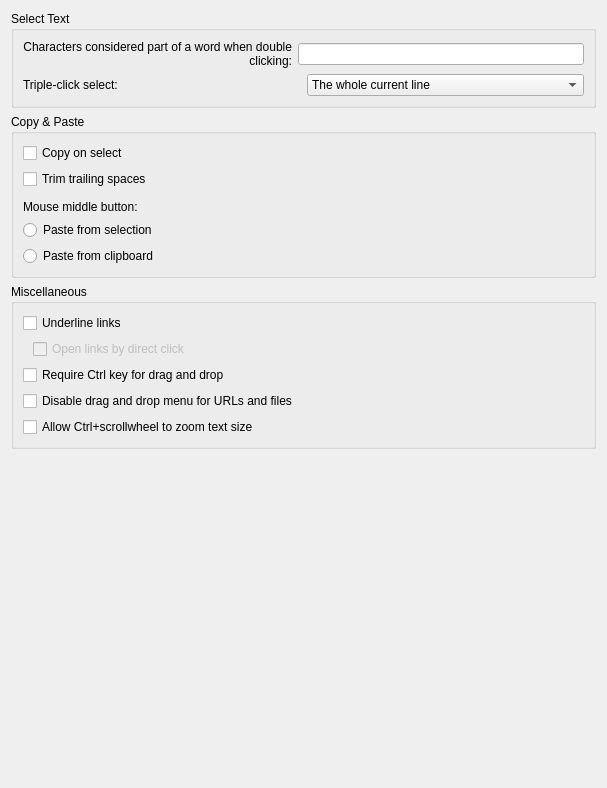
     <widget class="QWidget" name="mouseTab">
      <attribute name="title">
       <string>Mouse</string>
      </attribute>
      <layout class="QVBoxLayout" name="verticalLayout">
       <item>
        <widget class="QGroupBox" name="groupBox_9">
         <property name="title">
          <string>Select Text</string>
         </property>
         <property name="flat">
          <bool>true</bool>
         </property>
         <layout class="QVBoxLayout" name="_2">
          <item>
           <layout class="QHBoxLayout" name="_3">
            <item>
             <widget class="QLabel" name="label_11">
              <property name="text">
               <string>Characters considered part of a word when double clicking:</string>
              </property>
              <property name="alignment">
               <set>Qt::AlignRight|Qt::AlignTrailing|Qt::AlignVCenter</set>
              </property>
              <property name="wordWrap">
               <bool>true</bool>
              </property>
             </widget>
            </item>
            <item>
             <widget class="QLineEdit" name="wordCharacterEdit">
              <property name="toolTip">
               <string>Characters which are considered part of a word when double-clicking to select whole words in the terminal</string>
              </property>
             </widget>
            </item>
           </layout>
          </item>
          <item>
           <layout class="QHBoxLayout" name="_4">
            <item>
             <widget class="QLabel" name="label_17">
              <property name="text">
               <string>Triple-click select:</string>
              </property>
             </widget>
            </item>
            <item>
             <widget class="KComboBox" name="tripleClickModeCombo">
              <property name="toolTip">
               <string>Which part of current line should be selected with triple click .</string>
              </property>
              <item>
               <property name="text">
                <string>The whole current line</string>
               </property>
              </item>
              <item>
               <property name="text">
                <string>From mouse position to the end of line</string>
               </property>
              </item>
             </widget>
            </item>
           </layout>
          </item>
         </layout>
        </widget>
       </item>
       <item>
        <widget class="QGroupBox" name="groupBox_14">
         <property name="title">
          <string>Copy &amp;&amp; Paste</string>
         </property>
         <property name="flat">
          <bool>true</bool>
         </property>
         <layout class="QVBoxLayout" name="verticalLayout_3">
          <item>
           <widget class="QCheckBox" name="copyTextToClipboardButton">
            <property name="toolTip">
             <string>Automatically copy selected text into clipboard</string>
            </property>
            <property name="text">
             <string>Copy on select</string>
            </property>
           </widget>
          </item>
          <item>
           <widget class="QCheckBox" name="trimTrailingSpacesButton">
            <property name="toolTip">
             <string>Trim trailing spaces in selected text, useful in some instances</string>
            </property>
            <property name="text">
             <string>Trim trailing spaces</string>
            </property>
           </widget>
          </item>
          <item>
           <spacer name="horizontalSpacer_5">
            <property name="orientation">
             <enum>Qt::Horizontal</enum>
            </property>
            <property name="sizeHint" stdset="0">
             <size>
              <width>561</width>
              <height>5</height>
             </size>
            </property>
           </spacer>
          </item>
          <item>
           <widget class="QLabel" name="label_13">
            <property name="text">
             <string>Mouse middle button:</string>
            </property>
           </widget>
          </item>
          <item>
           <widget class="QRadioButton" name="pasteFromX11SelectionButton">
            <property name="text">
             <string>Paste from selection</string>
            </property>
           </widget>
          </item>
          <item>
           <widget class="QRadioButton" name="pasteFromClipboardButton">
            <property name="text">
             <string>Paste from clipboard</string>
            </property>
           </widget>
          </item>
         </layout>
        </widget>
       </item>
       <item>
        <widget class="QGroupBox" name="groupBox_2">
         <property name="title">
          <string>Miscellaneous</string>
         </property>
         <property name="flat">
          <bool>true</bool>
         </property>
         <layout class="QVBoxLayout" name="verticalLayout_2">
          <item>
           <widget class="QCheckBox" name="underlineLinksButton">
            <property name="toolTip">
             <string>Text recognized as a link or an email address will be underlined when hovered by the mouse pointer.</string>
            </property>
            <property name="text">
             <string>Underline links</string>
            </property>
           </widget>
          </item>
          <item>
           <layout class="QHBoxLayout">
            <item>
             <spacer name="horizontalSpacer">
              <property name="orientation">
               <enum>Qt::Horizontal</enum>
              </property>
              <property name="sizeType">
               <enum>QSizePolicy::Fixed</enum>
              </property>
              <property name="sizeHint" stdset="0">
               <size>
                <width>10</width>
                <height>20</height>
               </size>
              </property>
             </spacer>
            </item>
            <item>
             <widget class="QCheckBox" name="openLinksByDirectClickButton">
              <property name="enabled">
               <bool>false</bool>
              </property>
              <property name="toolTip">
               <string>Text recognized as a link or an email address can be opened by direct mouse click.</string>
              </property>
              <property name="text">
               <string>Open links by direct click</string>
              </property>
             </widget>
            </item>
           </layout>
          </item>
          <item>
           <widget class="QCheckBox" name="ctrlRequiredForDragButton">
            <property name="toolTip">
             <string>Selected text will require control key plus click to drag.</string>
            </property>
            <property name="text">
             <string>Require Ctrl key for drag and drop</string>
            </property>
           </widget>
          </item>
          <item>
           <widget class="QCheckBox" name="dropUrlsAsText">
            <property name="toolTip">
             <string>Always paste dropped URLs as text without offering move, copy and link actions.</string>
            </property>
            <property name="text">
             <string>Disable drag and drop menu for URLs and files</string>
            </property>
           </widget>
          </item>
          <item>
           <widget class="QCheckBox" name="enableMouseWheelZoomButton">
            <property name="toolTip">
             <string>Pressing Ctrl+scrollwheel will increase/decrease the text size.</string>
            </property>
            <property name="text">
             <string>Allow Ctrl+scrollwheel to zoom text size</string>
            </property>
           </widget>
          </item>
         </layout>
        </widget>
       </item>
       <item>
        <spacer name="verticalSpacer">
         <property name="orientation">
          <enum>Qt::Vertical</enum>
         </property>
         <property name="sizeHint" stdset="0">
          <size>
           <width>20</width>
           <height>328</height>
          </size>
         </property>
        </spacer>
       </item>
      </layout>
     </widget>
